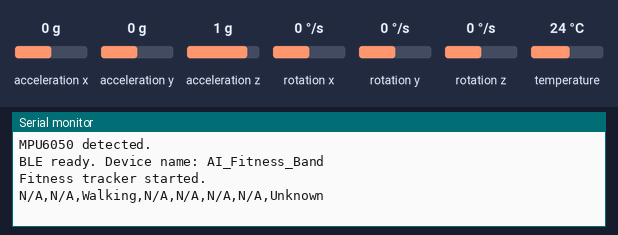
The sketch below on a simulated ESP32. Shown: the last lines printed to the serial monitor. The test bench sets the inputs (shaded band); at power-on: acceleration x 0 g, acceleration y 0 g, acceleration z 1 g, rotation x 0 °/s, rotation y 0 °/s, rotation z 0 °/s, temperature 24 °C. Nothing arrives over Bluetooth unless stated; a phone connects over Bluetooth LE 3 s after start.

Above: at 1.7 s.
1.8 s: acceleration x set to -1.4 g
At 2.5 s:
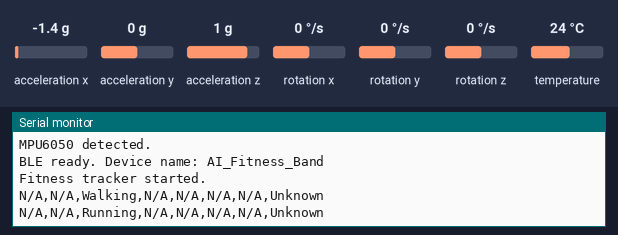
At 4.8 s:
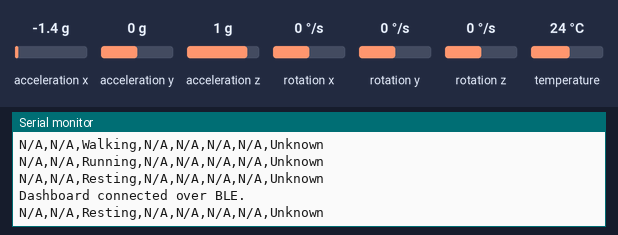

The sketch:

AI_Fitness_Tracker_ESP32__1_.ino
```cpp
/*
  AI Smart Fitness Tracker - ESP32 firmware
  Compatible with the uploaded Web Telemetry dashboard's BLE UUIDs.

  Hardware assumed:
    - ESP32 DevKit (ESP32-WROOM-32 or similar)
    - MPU6050 I2C motion sensor

  Not installed / not used:
    - MAX30102: HR and SpO2 are sent as N/A
    - DHT22: temperature and humidity are sent as N/A
    - MQ-135: air quality is sent as N/A
    - Battery voltage monitor: battery percentage is sent as N/A

  BLE CSV notification format expected by the dashboard:
    HR,SpO2,Activity,Temp,Humidity,AQI,Battery,ChargingState

  This is a basic motion-threshold demo, not a trained AI model or medical device.
*/

#include <Wire.h>
#include <Adafruit_MPU6050.h>
#include <Adafruit_Sensor.h>
#include <BLEDevice.h>
#include <BLEServer.h>
#include <BLEUtils.h>
#include <BLE2902.h>

// Matches the UUIDs in your uploaded HTML dashboard.
#define SERVICE_UUID        "19b10000-e8f2-537e-4f6c-d104768a1214"
#define CHARACTERISTIC_UUID "19b10001-e8f2-537e-4f6c-d104768a1214"

// Default ESP32 I2C pins: SDA = GPIO 21, SCL = GPIO 22.
constexpr int I2C_SDA = 21;
constexpr int I2C_SCL = 22;

Adafruit_MPU6050 mpu;
BLECharacteristic *telemetryCharacteristic = nullptr;
bool bleConnected = false;
bool mpuReady = false;

unsigned long lastSampleMs = 0;
unsigned long lastNotifyMs = 0;
constexpr unsigned long SAMPLE_INTERVAL_MS = 50;   // 20 samples/second
constexpr unsigned long NOTIFY_INTERVAL_MS = 1000; // Send dashboard data once/second

float previousMagnitude = 0.0f;
float motionChangeAverage = 0.0f;
int motionSamples = 0;
String currentActivity = "Starting";

class FitnessServerCallbacks : public BLEServerCallbacks {
  void onConnect(BLEServer *server) override {
    bleConnected = true;
    Serial.println("Dashboard connected over BLE.");
  }

  void onDisconnect(BLEServer *server) override {
    bleConnected = false;
    Serial.println("Dashboard disconnected. Restarting BLE advertising...");
    BLEDevice::startAdvertising();
  }
};

String classifyActivity(float magnitude, float motionChange) {
  // Simple demonstration thresholds. Calibrate them with real collected data.
  if (motionChange < 0.12f) {
    return "Resting";
  }
  if (motionChange < 0.65f) {
    return "Walking";
  }
  return "Running";
}

void setupBLE() {
  BLEDevice::init("AI_Fitness_Band");
  BLEServer *server = BLEDevice::createServer();
  server->setCallbacks(new FitnessServerCallbacks());

  BLEService *service = server->createService(SERVICE_UUID);
  telemetryCharacteristic = service->createCharacteristic(
    CHARACTERISTIC_UUID,
    BLECharacteristic::PROPERTY_READ | BLECharacteristic::PROPERTY_NOTIFY
  );
  telemetryCharacteristic->addDescriptor(new BLE2902());
  telemetryCharacteristic->setValue("N/A,N/A,Starting,N/A,N/A,N/A,N/A,Unknown");
  service->start();

  BLEAdvertising *advertising = BLEDevice::getAdvertising();
  advertising->addServiceUUID(SERVICE_UUID);
  advertising->setScanResponse(true);
  BLEDevice::startAdvertising();
  Serial.println("BLE ready. Device name: AI_Fitness_Band");
}

void setup() {
  Serial.begin(115200);
  delay(500);

  Wire.begin(I2C_SDA, I2C_SCL);
  if (mpu.begin()) {
    mpuReady = true;
    mpu.setAccelerometerRange(MPU6050_RANGE_4_G);
    mpu.setGyroRange(MPU6050_RANGE_500_DEG);
    mpu.setFilterBandwidth(MPU6050_BAND_21_HZ);
    Serial.println("MPU6050 detected.");
  } else {
    Serial.println("ERROR: MPU6050 not detected. Check VCC, GND, SDA and SCL.");
  }

  setupBLE();
  Serial.println("Fitness tracker started.");
}

void loop() {
  const unsigned long now = millis();

  if (mpuReady && now - lastSampleMs >= SAMPLE_INTERVAL_MS) {
    lastSampleMs = now;

    sensors_event_t accel, gyro, temp;
    mpu.getEvent(&accel, &gyro, &temp);

    // Acceleration magnitude (m/s^2); gravity is included.
    const float ax = accel.acceleration.x;
    const float ay = accel.acceleration.y;
    const float az = accel.acceleration.z;
    const float magnitude = sqrtf(ax * ax + ay * ay + az * az);
    const float change = fabsf(magnitude - previousMagnitude);
    previousMagnitude = magnitude;

    // Smooth the change value to reduce sudden misclassification.
    motionChangeAverage = (motionChangeAverage * 0.8f) + (change * 0.2f);
    motionSamples++;
    if (motionSamples >= 5) {
      currentActivity = classifyActivity(magnitude, motionChangeAverage);
      motionSamples = 0;
    }
  }

  if (now - lastNotifyMs >= NOTIFY_INTERVAL_MS) {
    lastNotifyMs = now;

    if (!mpuReady) {
      currentActivity = "MPU_Error";
    }

    // Keep the eight CSV fields in the exact order expected by the HTML.
    // Missing sensors are marked N/A rather than inventing readings.
    String payload = "N/A,N/A," + currentActivity + ",N/A,N/A,N/A,N/A,Unknown";

    Serial.println(payload);
    if (bleConnected && telemetryCharacteristic != nullptr) {
      telemetryCharacteristic->setValue(payload.c_str());
      telemetryCharacteristic->notify();
    }
  }
}
```

Measured:
- after the input at 1.8 s, the serial monitor: prints a new line after 0.20 s (image 1)
